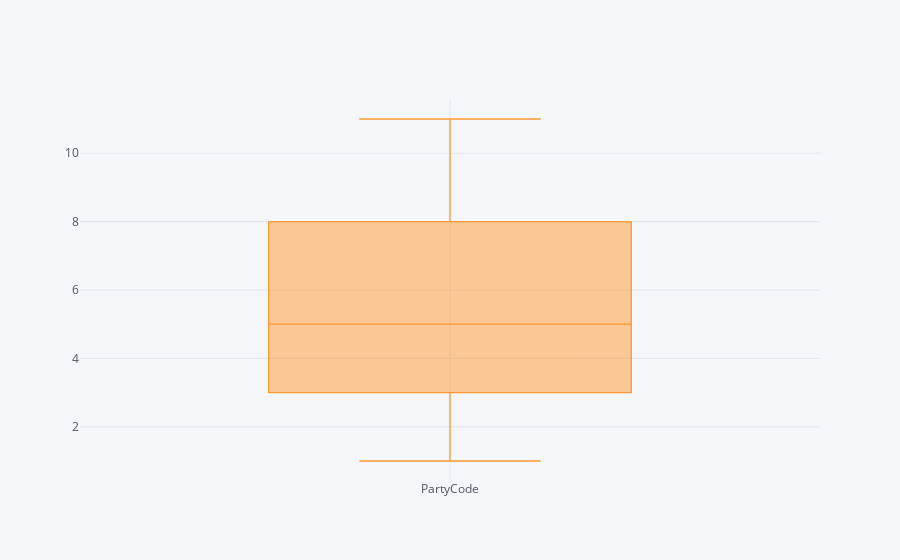

Source (notebook cell):
### Code cell
estonian_visual['PartyCode'].iplot(kind = 'box')

### Figure 1 — Plotly figure (JSON) as saved in the notebook; plotly's stock layout.template omitted (floating-point values rounded to 4 significant figures; data arrays with more than 128 entries replaced by an {"elided": "..."} marker saying what was removed)
{"data": [{"boxpoints": false, "line": {"width": 1.3}, "marker": {"color": "rgba(255, 153, 51, 1.0)"}, "name": "PartyCode", "orientation": "v", "type": "box", "y": {"elided": "1099 int values"}}], "layout": {"autosize": true, "legend": {"bgcolor": "#F5F6F9", "font": {"color": "#4D5663"}}, "paper_bgcolor": "#F5F6F9", "plot_bgcolor": "#F5F6F9", "title": {"font": {"color": "#4D5663"}}, "xaxis": {"autorange": true, "gridcolor": "#E1E5ED", "range": [-0.5, 0.5], "showgrid": true, "tickfont": {"color": "#4D5663"}, "title": {"font": {"color": "#4D5663"}, "text": ""}, "type": "category", "zerolinecolor": "#E1E5ED"}, "yaxis": {"autorange": true, "gridcolor": "#E1E5ED", "range": [0.4444, 11.56], "showgrid": true, "tickfont": {"color": "#4D5663"}, "title": {"font": {"color": "#4D5663"}, "text": ""}, "type": "linear", "zerolinecolor": "#E1E5ED"}}}
